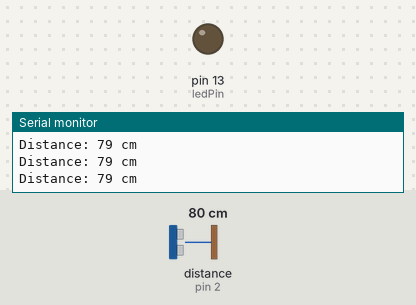
Bench run of a sketch on a simulated Arduino Uno, built with avr-gcc and run on an emulated ATmega328P. Shown: output pins drawn as LEDs (lit = HIGH), the last lines printed to the serial monitor. Wiring (inferred from the names in the program): ultrasonic range finder: trigger pin 3; echo pin 2. The inputs (shaded band) are chosen by the test bench; at power-on: distance to the obstacle (sensor on pin 2) 80 cm. The echo pulse lasts 58.3 µs per cm; pins used as bus, display or sensor lines are not drawn.

Above: at 1.7 s.
1.8 s: distance to the obstacle (sensor on pin 2) set to 7 cm
3.3 s: distance to the obstacle (sensor on pin 2) set to 4 cm
At 3.8 s:
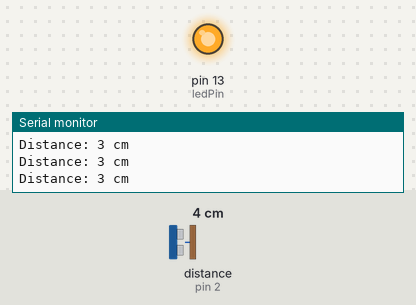
4.8 s: distance to the obstacle (sensor on pin 2) set to 9 cm
At 5.4 s:
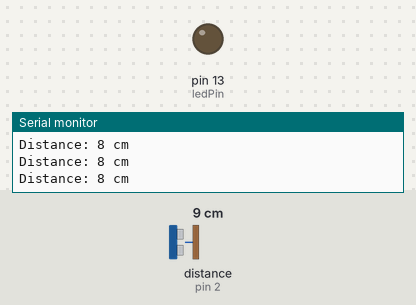
6.3 s: distance to the obstacle (sensor on pin 2) set to 2 cm
At 7.2 s:
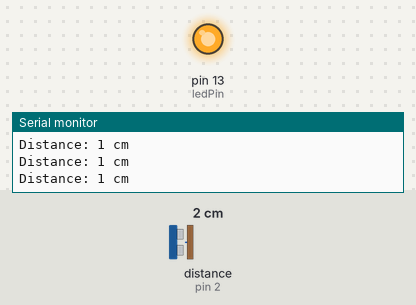
Timing chart, 0 to 8.8 s (numbered marks = the images above; inputs shaded):
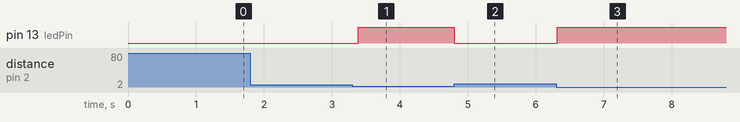

Measured:
- the behaviour switches between 6 and 5 cm on distance to the obstacle (sensor on pin 2) (found by bisection; images 0 and 1)
- after the input at 3.3 s, pin 13 (ledPin): LOW → HIGH after 0.09 s
- after the input at 4.8 s, pin 13 (ledPin): HIGH → LOW at once
- after the input at 6.3 s, pin 13 (ledPin): LOW → HIGH at once

The sketch:

distance_ultrasonic.ino
```cpp
#define echoPin 2          // Attach pin D2 Arduino to pin Echo of HC-SR04
#define trigPin 3          // Attach pin D3 Arduino to pin Trig of HC-SR04
#define ledPin 13          // Pin for the LED (usually built-in LED on pin 13)

long duration;            // Variable to store the time taken for the pulse to reach the receiver
int distance;             // Variable to store the distance calculated using the formula

void setup() {
    pinMode(trigPin, OUTPUT);    // Sets the trigPin as an OUTPUT
    pinMode(echoPin, INPUT);     // Sets the echoPin as an INPUT
    pinMode(ledPin, OUTPUT);     // Sets the ledPin as an OUTPUT

    Serial.begin(9600);         // Start Serial communication at 9600 baud rate
    Serial.println("Distance measurement using Arduino Uno.");
    delay(500);                 // Initial delay
}

void loop() {
    digitalWrite(trigPin, LOW);
    delayMicroseconds(2);        // Wait for 2 ms to avoid collision in the serial monitor

    digitalWrite(trigPin, HIGH);  // Turn on the Trigger to generate pulse
    delayMicroseconds(10);        // Keep the trigger "ON" for 10 ms to generate pulse
    digitalWrite(trigPin, LOW);   // Turn off the pulse trigger to stop pulse generation

    // Measure the duration of the pulse
    duration = pulseIn(echoPin, HIGH);
    distance = duration * 0.0344 / 2;  // Calculate the distance using the time

    Serial.print("Distance: ");
    Serial.print(distance);  // Print the distance in the serial monitor
    Serial.println(" cm");

    // If distance is less than a threshold (e.g., 10 cm), turn on the LED
    if (distance < 5) {
        digitalWrite(ledPin, HIGH);  // Turn on the LED
    } else {
        digitalWrite(ledPin, LOW);   // Turn off the LED
    }

    delay(100);  // Small delay before the next measurement
}
```
